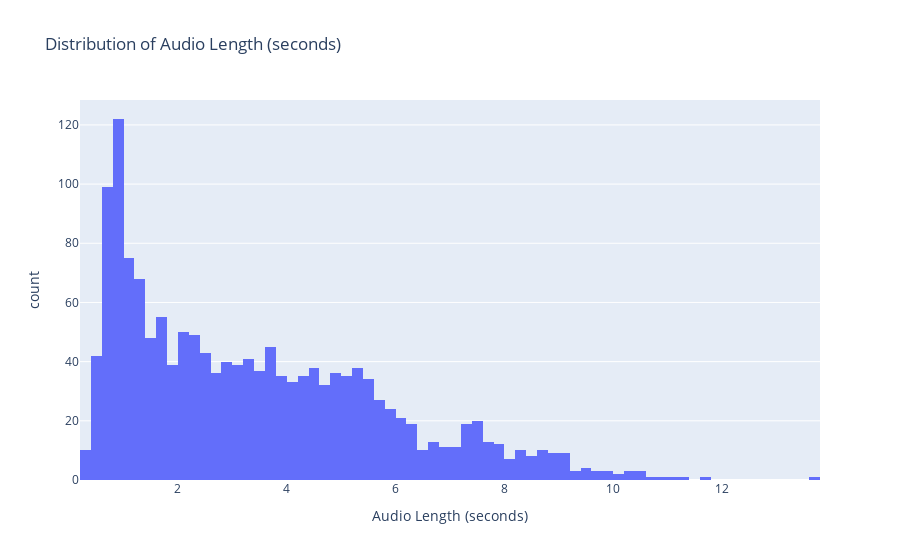

Notebook code for this chart:
### Code cell
# Plot the distribution of audio length using plotly
fig = px.histogram(
	metadata, 
	x='audio_length_seconds', 
	nbins=100, 
	title='Distribution of Audio Length (seconds)', 
	labels={'audio_length_seconds': 'Audio Length (seconds)'},
)
fig.show()

### Figure 1 — Plotly figure (JSON) as saved in the notebook; plotly's stock layout.template omitted (floating-point values rounded to 4 significant figures; data arrays with more than 128 entries replaced by an {"elided": "..."} marker saying what was removed)
{"data": [{"alignmentgroup": "True", "bingroup": "x", "hovertemplate": "Audio Length (seconds)=%{x}<br>count=%{y}<extra></extra>", "legendgroup": "", "marker": {"color": "#636efa", "pattern": {"shape": ""}}, "name": "", "nbinsx": 100, "offsetgroup": "", "orientation": "v", "showlegend": false, "type": "histogram", "x": {"elided": "1534 float values"}, "xaxis": "x", "yaxis": "y"}], "layout": {"barmode": "relative", "legend": {"tracegroupgap": 0}, "title": {"text": "Distribution of Audio Length (seconds)"}, "xaxis": {"anchor": "y", "domain": [0, 1], "title": {"text": "Audio Length (seconds)"}}, "yaxis": {"anchor": "x", "domain": [0, 1], "title": {"text": "count"}}}}
